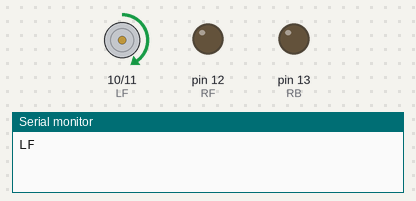
This sketch was run on a simulated Arduino Uno, built with avr-gcc and run on an emulated ATmega328P. Shown: motor-driver pin pairs drawn as motors (green arrow = first pin HIGH = forward, orange = second pin HIGH = backward, longer = more drive), output pins drawn as LEDs (lit = HIGH), the last lines printed to the serial monitor.

Above: at 1.5 s.
At 16.5 s:
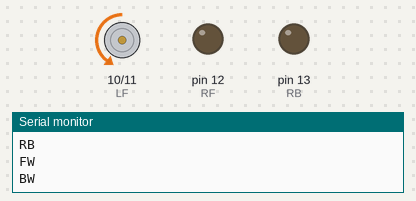
At 28.5 s:
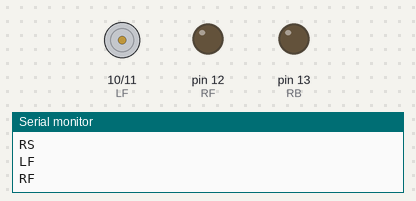
Timing chart, 0 to 31.2 s (numbered marks = the images above):
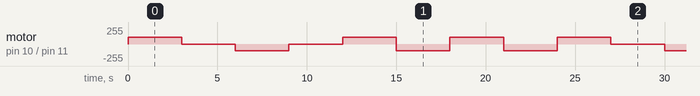

The sketch:

Motor_Check.ino
```cpp
const int LF = 10;
const int LB = 11;
const int RF = 12;
const int RB = 13;
const int MS = 100;

void Move (int Lp, int Rp);

void setup() {
  pinMode(RF, OUTPUT);
  pinMode(RB, OUTPUT);
  pinMode(LF, OUTPUT);
  pinMode(LB, OUTPUT);
  Serial.begin(9600);
}

void loop() {
  Move(MS,0);
  Serial.println("LF");
  delay(3000);
  Move(0,MS);
  Serial.println("RF");
  delay(3000);
  Move(-MS,0);
  Serial.println("LB");
  delay(3000);
  Move(0,-MS);
  Serial.println("RB");
  delay(3000);
  Move(MS,MS);
  Serial.println("FW");
  delay(3000);
  Move(-MS,-MS);
  Serial.println("BW");
  delay(3000);
  Move(MS,-MS);
  Serial.println("LS");
  delay(3000);
  Move(-MS,MS);
  Serial.println("RS");
  delay(3000);
}

void Move (int Lp, int Rp) {
  if (Lp >= 0) {
    analogWrite(LF, Lp);
    analogWrite(LB, 0);
  }
  else {
    analogWrite(LF, 0);
    analogWrite(LB, -Lp);
  }
  if (Rp >= 0) {
    analogWrite(RF, Rp);
    analogWrite(RB, 0);
  }
  else {
    analogWrite(RF, 0);
    analogWrite(RB, -Rp);
  }
}
```

Measured:
- by itself, motor on pin 10 (LF) / pin 11 (LB): repeats every 24.0 s: stopped 3.0 s, backward 100/255 3.0 s, stopped 3.0 s, 2 × (forward 100/255 3.0 s, backward 100/255 3.0 s), forward 100/255 3.0 s
